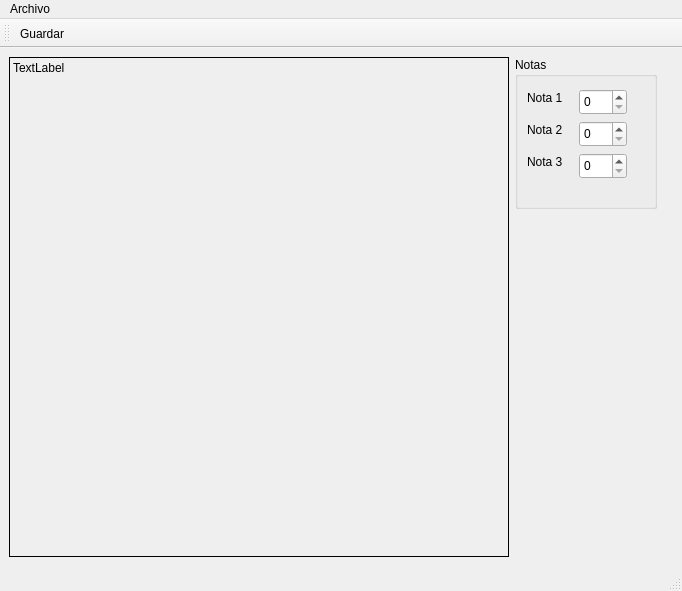
<?xml version="1.0" encoding="UTF-8"?>
<ui version="4.0">
 <class>Principal</class>
 <widget class="QMainWindow" name="Principal">
  <property name="geometry">
   <rect>
    <x>0</x>
    <y>0</y>
    <width>682</width>
    <height>591</height>
   </rect>
  </property>
  <property name="windowTitle">
   <string>Principal</string>
  </property>
  <widget class="QWidget" name="centralwidget">
   <widget class="QLabel" name="outCuadro">
    <property name="geometry">
     <rect>
      <x>9</x>
      <y>9</y>
      <width>500</width>
      <height>500</height>
     </rect>
    </property>
    <property name="minimumSize">
     <size>
      <width>500</width>
      <height>500</height>
     </size>
    </property>
    <property name="frameShape">
     <enum>QFrame::Box</enum>
    </property>
    <property name="text">
     <string>TextLabel</string>
    </property>
    <property name="alignment">
     <set>Qt::AlignLeading|Qt::AlignLeft|Qt::AlignTop</set>
    </property>
   </widget>
   <widget class="QWidget" name="widget" native="true">
    <property name="geometry">
     <rect>
      <x>515</x>
      <y>9</y>
      <width>142</width>
      <height>152</height>
     </rect>
    </property>
    <layout class="QVBoxLayout" name="verticalLayout">
     <item>
      <widget class="QGroupBox" name="groupBox">
       <property name="title">
        <string>Notas</string>
       </property>
       <widget class="QLabel" name="label">
        <property name="geometry">
         <rect>
          <x>12</x>
          <y>32</y>
          <width>46</width>
          <height>17</height>
         </rect>
        </property>
        <property name="text">
         <string>Nota 1</string>
        </property>
       </widget>
       <widget class="QSpinBox" name="inNota1">
        <property name="geometry">
         <rect>
          <x>64</x>
          <y>32</y>
          <width>48</width>
          <height>26</height>
         </rect>
        </property>
       </widget>
       <widget class="QLabel" name="label_2">
        <property name="geometry">
         <rect>
          <x>12</x>
          <y>64</y>
          <width>46</width>
          <height>17</height>
         </rect>
        </property>
        <property name="text">
         <string>Nota 2</string>
        </property>
       </widget>
       <widget class="QSpinBox" name="inNota2">
        <property name="geometry">
         <rect>
          <x>64</x>
          <y>64</y>
          <width>48</width>
          <height>26</height>
         </rect>
        </property>
       </widget>
       <widget class="QLabel" name="label_3">
        <property name="geometry">
         <rect>
          <x>12</x>
          <y>96</y>
          <width>46</width>
          <height>17</height>
         </rect>
        </property>
        <property name="text">
         <string>Nota 3</string>
        </property>
       </widget>
       <widget class="QSpinBox" name="inNota3">
        <property name="geometry">
         <rect>
          <x>64</x>
          <y>96</y>
          <width>48</width>
          <height>26</height>
         </rect>
        </property>
       </widget>
      </widget>
     </item>
    </layout>
   </widget>
  </widget>
  <widget class="QMenuBar" name="menubar">
   <property name="geometry">
    <rect>
     <x>0</x>
     <y>0</y>
     <width>682</width>
     <height>22</height>
    </rect>
   </property>
   <widget class="QMenu" name="menuArchivo">
    <property name="title">
     <string>Archivo</string>
    </property>
    <addaction name="actionGuardar"/>
    <addaction name="actionSalir"/>
   </widget>
   <addaction name="menuArchivo"/>
  </widget>
  <widget class="QStatusBar" name="statusbar"/>
  <widget class="QToolBar" name="toolBar">
   <property name="windowTitle">
    <string>toolBar</string>
   </property>
   <attribute name="toolBarArea">
    <enum>TopToolBarArea</enum>
   </attribute>
   <attribute name="toolBarBreak">
    <bool>false</bool>
   </attribute>
   <addaction name="actionGuardar"/>
  </widget>
  <action name="actionGuardar">
   <property name="icon">
    <iconset resource="Resources.qrc">
     <normaloff>:/img/Save.ico</normaloff>:/img/Save.ico</iconset>
   </property>
   <property name="text">
    <string>Guardar</string>
   </property>
   <property name="shortcut">
    <string>Ctrl+S</string>
   </property>
  </action>
  <action name="actionSalir">
   <property name="text">
    <string>Salir</string>
   </property>
   <property name="shortcut">
    <string>Ctrl+Q</string>
   </property>
  </action>
 </widget>
 <resources>
  <include location="Resources.qrc"/>
 </resources>
 <connections>
  <connection>
   <sender>actionSalir</sender>
   <signal>triggered()</signal>
   <receiver>Principal</receiver>
   <slot>close()</slot>
   <hints>
    <hint type="sourcelabel">
     <x>-1</x>
     <y>-1</y>
    </hint>
    <hint type="destinationlabel">
     <x>340</x>
     <y>295</y>
    </hint>
   </hints>
  </connection>
 </connections>
</ui>
